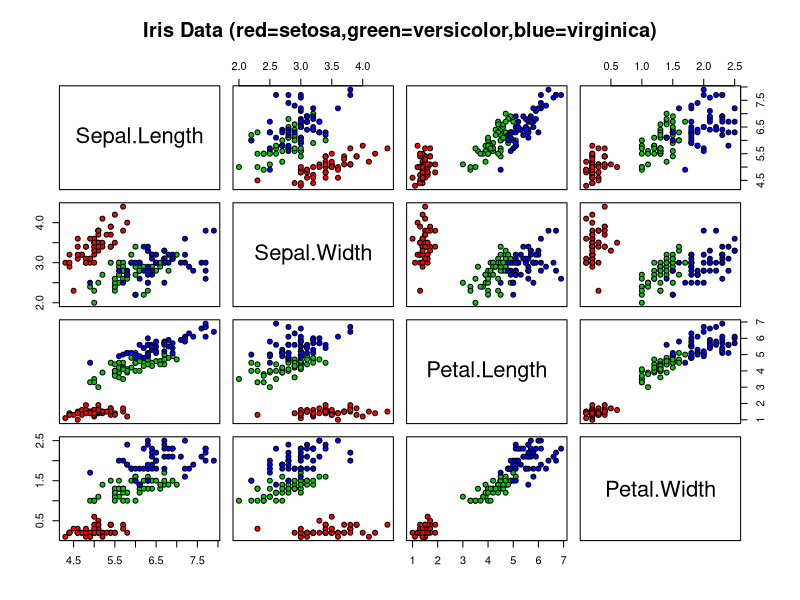
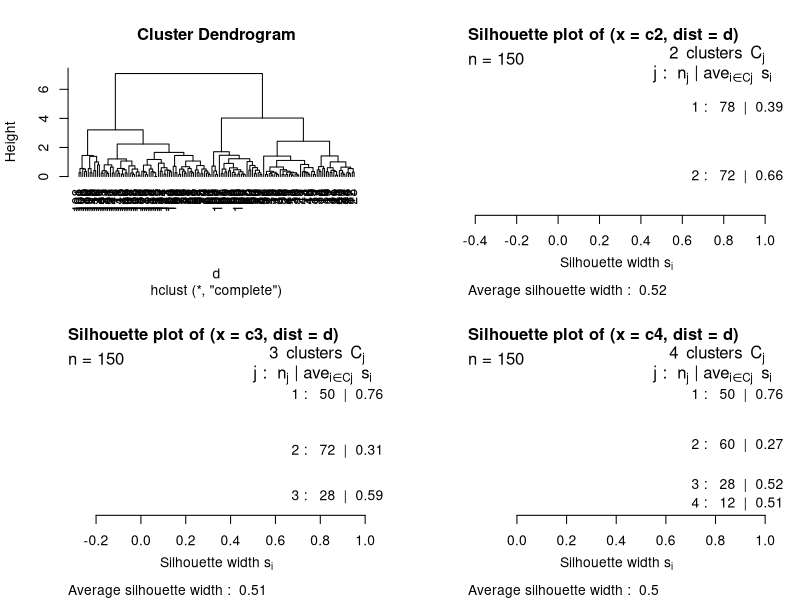

R code for these plots, in order:
library("cluster")
d  <- dist(iris[,1:4])
hc <- hclust(d)

png("iris_pairs.png", height=1000, width=1000)
pairs(iris[1:4],main="Iris Data (red=setosa,green=versicolor,blue=virginica)", pch=21,
      bg=c("red","green3","blue")[unclass(iris$Species)])
dev.off()


png("iris_silhouette.png", height=1000, width=1000)
c2 <- cutree(hc, k=2)
c3 <- cutree(hc, k=3)
c4 <- cutree(hc, k=4)
si2 <- silhouette(c2, d)
si3 <- silhouette(c3, d)
si4 <- silhouette(c4, d)
par(mfrow=c(2,2))
plot(hc, hang = -1)
plot(si2, col="black")
plot(si3, col="black")
plot(si4, col="black")
dev.off()
